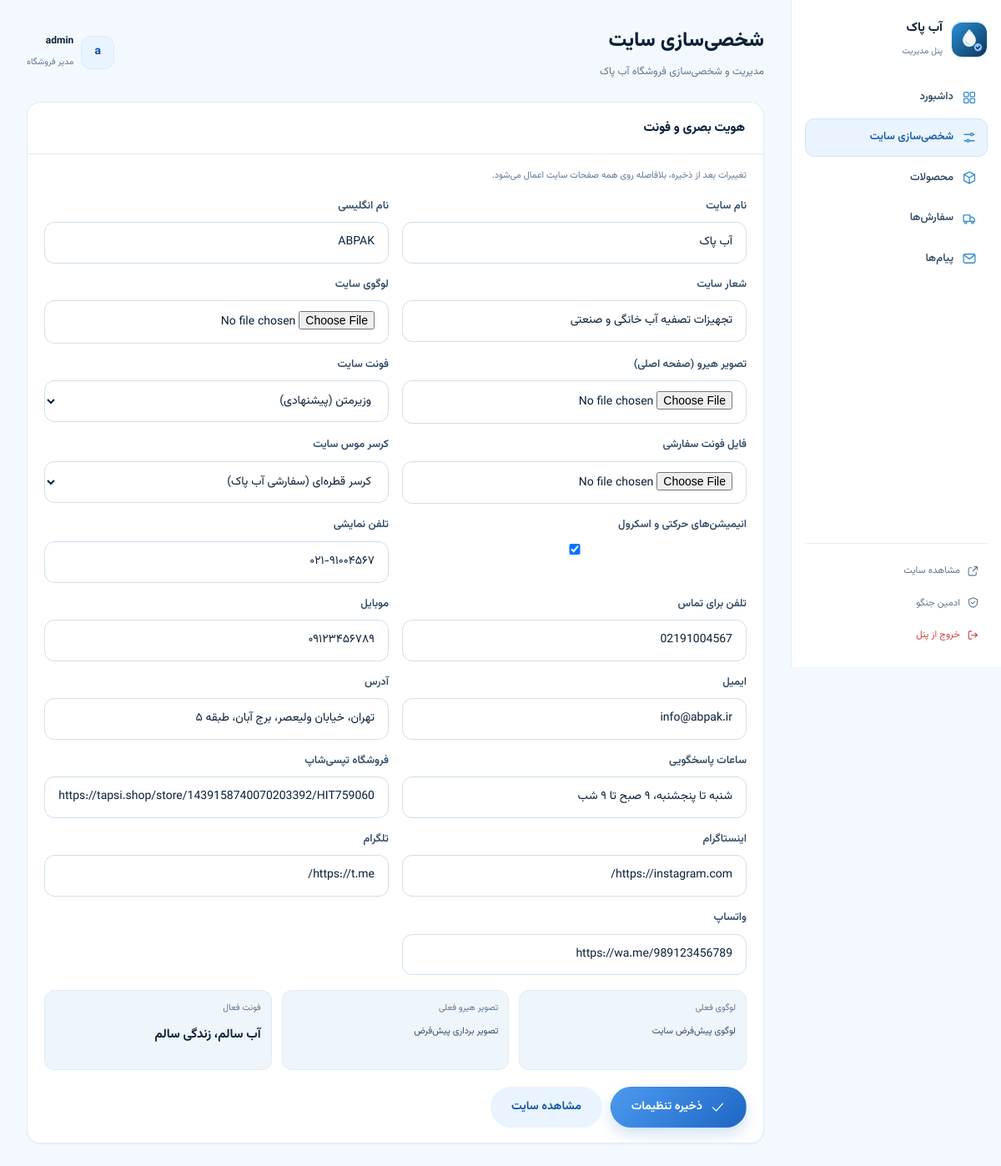
The app's page /panel/settings/ (signed in) with its own data.
### shop/models.py (models this page shows, shortened)
class SiteSettings(models.Model):
    FONT_VAZIRMATN = "vazirmatn"
    FONT_TAHOMA = "tahoma"
    FONT_CUSTOM = "custom"
    FONT_CHOICES = [
        (FONT_VAZIRMATN, "وزیرمتن (پیشنهادی)"),
        (FONT_TAHOMA, "تاهوما"),
        (FONT_CUSTOM, "فونت سفارشی (بارگذاری فایل woff2)"),
    ]
    site_name = models.CharField("نام سایت", max_length=80, default="آب پاک")
    site_name_en = models.CharField("نام انگلیسی", max_length=80, default="ABPAK")
    tagline = models.CharField("شعار سایت", max_length=160, default="تجهیزات تصفیه آب خانگی و صنعتی")
    phone = models.CharField("تلفن نمایشی", max_length=40, default="۰۲۱-۹۱۰۰۴۵۶۷")
    phone_raw = models.CharField("تلفن برای تماس", max_length=40, default="02191004567")
    mobile = models.CharField("موبایل", max_length=40, blank=True, default="۰۹۱۲۳۴۵۶۷۸۹")
    email = models.EmailField("ایمیل", blank=True, default="info@abpak.ir")
    address = models.CharField("آدرس", max_length=300, blank=True, default="تهران، خیابان ولیعصر، برج آبان، طبقه ۵")
    working_hours = models.CharField("ساعات پاسخگویی", max_length=120, default="شنبه تا پنجشنبه، ۹ صبح تا ۹ شب")
    tapsi_shop = models.URLField(
        "فروشگاه تپسی‌شاپ",
        blank=True,
        default="https://tapsi.shop/store/1439158740070203392/HIT759060",
    )
    instagram = models.URLField("اینستاگرام", blank=True, default="https://instagram.com/")
    telegram = models.URLField("تلگرام", blank=True, default="https://t.me/")
    whatsapp = models.URLField("واتساپ", blank=True, default="https://wa.me/989123456789")
    CURSOR_DROPLET = "droplet"
    CURSOR_SYSTEM = "system"
    CURSOR_CHOICES = [
        (CURSOR_DROPLET, "کرسر قطره‌ای (سفارشی آب پاک)"),
        (CURSOR_SYSTEM, "کرسر پیش‌فرض سیستم"),
    ]
    font_choice = models.CharField("فونت سایت", max_length=20, choices=FONT_CHOICES, default=FONT_VAZIRMATN)
    custom_font = models.FileField("فایل فونت سفارشی", upload_to="fonts/", blank=True, null=True)
    cursor_style = models.CharField("کرسر موس سایت", max_length=20, choices=CURSOR_CHOICES, default=CURSOR_DROPLET)
    animations_enabled = models.BooleanField("انیمیشن‌های حرکتی و اسکرول", default=True)
    logo = models.ImageField("لوگوی سایت", upload_to="branding/", blank=True, null=True)
    hero_image = models.ImageField("تصویر هیرو (صفحه اصلی)", upload_to="branding/", blank=True, null=True)
    updated_at = models.DateTimeField("آخرین بروزرسانی", auto_now=True)
    class Meta:
        verbose_name = "تنظیمات سایت"
        verbose_name_plural = "تنظیمات سایت"
    @classmethod
    def load(cls):
        obj = cache.get("abpak:site-settings")
        if obj is None:
            obj, _ = cls.objects.get_or_create(pk=1)
            cache.set("abpak:site-settings", obj, 600)
        return obj
    @property
    def font_stack(self):
        base = '"Vazirmatn", "Segoe UI", Tahoma, sans-serif'
        if self.font_choice == self.FONT_CUSTOM and self.custom_font:
            return '"ABPAK-Custom", ' + base
        if self.font_choice == self.FONT_TAHOMA:
            return 'Tahoma, "Segoe UI", sans-serif'
        return base

### shop/panel.py (the view)
# urls.py: path("settings/", panel.settings_view, name="settings"),
@staff_member_required
def settings_view(request):
    site = services.load_site_settings()
    form = SiteSettingsForm(request.POST or None, request.FILES or None, instance=site)
    if request.method == "POST" and form.is_valid():
        form.save()
        messages.success(request, "تنظیمات سایت با موفقیت ذخیره شد.")
        return redirect("panel:settings")
    if request.method == "POST":
        messages.error(request, "لطفاً خطاهای فرم را برطرف کنید.")
    return render(
        request,
        "panel/settings.html",
        {"form": form, "site": site, "panel_section": "settings", "page_title": "شخصی‌سازی سایت"},
    )

### shop/panel.py (shortened to what this page needs)
class SiteSettingsForm(StyledModelForm):
    class Meta:
        model = SiteSettings
        fields = (
            "site_name",
            "site_name_en",
            "tagline",
            "logo",
            "hero_image",
            "font_choice",
            "custom_font",
            "cursor_style",
            "animations_enabled",
            "phone",
            "phone_raw",
            "mobile",
            "email",
            "address",
            "working_hours",
            "tapsi_shop",
            "instagram",
            "telegram",
            "whatsapp",
        )
        widgets = {
            "address": forms.TextInput(attrs={"placeholder": "آدرس فروشگاه"}),
            "tagline": forms.TextInput(attrs={"placeholder": "شعار کوتاه سایت"}),
        }

### shop/cache_utils.py (called while the page is built)
def catalog_version() -> int:
    version = cache.get(CATALOG_VERSION_KEY)
    if version is None:
        cache.set(CATALOG_VERSION_KEY, 1, None)
        version = 1
    return version

def cached_catalog(key_template: str, builder, timeout: int = 900):
    key = key_template.format(version=catalog_version())
    value = cache.get(key)
    if value is None:
        value = builder()
        cache.set(key, value, timeout)
    return value

### shop/cart.py (called while the page is built)
    def __len__(self) -> int:
        return sum(item.get("quantity", 0) for item in self.cart.values())

### shop/context_processors.py (called while the page is built)
def _nav_categories():
    return list(
        Category.objects.filter(is_active=True)
        .annotate(active_count=Count("products", filter=Q(products__is_active=True)))
        .order_by("sort_order", "id")
    )

### shop/services.py (called while the page is built)
def load_site_settings() -> SiteSettings:
    return SiteSettings.load()

### shop/utils.py (called while the page is built)
def to_persian_digits(value) -> str:
    text = str(value)
    for index, digit in enumerate("0123456789"):
        text = text.replace(digit, PERSIAN_DIGITS[index])
    return text

### templates/panel/settings.html (shortened to what this page needs)
{% extends "panel/base.html" %}
{% load shop_tags %}
{% block content %}
<form class="p-card p-form" method="post" enctype="multipart/form-data" novalidate>
  <div class="p-card__head">
    <h2>هویت بصری و فونت</h2>
  </div>
  <p class="p-hint">تغییرات بعد از ذخیره، بلافاصله روی همه صفحات سایت اعمال می‌شود.</p>
  <div class="p-form__grid">
    {% for field in form %}
      <div class="field {% if field.errors %}has-error{% endif %}">
        <label class="field__label" for="{{ field.id_for_label }}">{{ field.label }}</label>
        {{ field }}
      </div>
    {% endfor %}
  </div>
  <div class="p-preview">
    <div class="p-preview__item">
      <span>لوگوی فعلی</span>
      {% if site.logo %}
        <img src="{{ site.logo.url }}" alt="لوگو">
      {% else %}
        <span class="p-preview__empty">لوگوی پیش‌فرض سایت</span>
      {% endif %}
    </div>
    <div class="p-preview__item">
      <span>تصویر هیرو فعلی</span>
      {% if site.hero_image %}
        <img src="{{ site.hero_image.url }}" alt="هیرو">
      {% else %}
        <span class="p-preview__empty">تصویر برداری پیش‌فرض</span>
      {% endif %}
    </div>
    <div class="p-preview__item">
      <span>فونت فعال</span>
      <strong style="font-family: {{ site.font_stack }};">آب سالم، زندگی سالم</strong>
    </div>
  </div>
  <div class="p-form__actions">
    <button class="btn btn--primary" type="submit">
      <svg class="icon"><use href="#i-check"></use></svg>
      ذخیره تنظیمات
    </button>
    <a class="btn btn--ghost" href="{% url 'shop:home' %}" target="_blank" rel="noopener">مشاهده سایت</a>
  </div>
</form>
{% endblock %}

### templates/panel/base.html (shortened to what this page needs)
{% load static %}<!DOCTYPE html>
<html lang="fa" dir="rtl" data-theme="light" style="--font: {{ site.font_stack }};">
<head>
  <link rel="stylesheet" href="{% static 'css/main.css' %}?v=5">
  <link rel="stylesheet" href="{% static 'css/pages.css' %}?v=5">
  <link rel="stylesheet" href="{% static 'css/panel.css' %}?v=5">
</head>
<body class="panel-body">
  <div class="panel-shell">
    <aside class="panel-side">
      <a class="panel-brand" href="{% url 'panel:dashboard' %}">
        {% if site.logo %}
          <img src="{{ site.logo.url }}" alt="{{ site.site_name }}">
        {% else %}
          <span class="panel-brand__mark">{% include "partials/brand_mark.html" %}</span>
        {% endif %}
        <span>
          <strong>{{ site.site_name }}</strong>
          <small>پنل مدیریت</small>
        </span>
      </a>
      <nav class="panel-nav" aria-label="منوی پنل">
        <a class="panel-nav__link {% if panel_section == 'dashboard' %}is-active{% endif %}" href="{% url 'panel:dashboard' %}">
          <svg class="icon" aria-hidden="true"><use href="#i-grid"></use></svg>
          داشبورد
        </a>
        <a class="panel-nav__link {% if panel_section == 'settings' %}is-active{% endif %}" href="{% url 'panel:settings' %}">
          <svg class="icon" aria-hidden="true"><use href="#i-sliders"></use></svg>
          شخصی‌سازی سایت
        </a>
        <a class="panel-nav__link {% if panel_section == 'products' %}is-active{% endif %}" href="{% url 'panel:products' %}">
          <svg class="icon" aria-hidden="true"><use href="#i-box"></use></svg>
          محصولات
        </a>
        <a class="panel-nav__link {% if panel_section == 'orders' %}is-active{% endif %}" href="{% url 'panel:orders' %}">
          <svg class="icon" aria-hidden="true"><use href="#i-truck"></use></svg>
          سفارش‌ها
        </a>
        <a class="panel-nav__link {% if panel_section == 'messages' %}is-active{% endif %}" href="{% url 'panel:messages' %}">
          <svg class="icon" aria-hidden="true"><use href="#i-mail"></use></svg>
          پیام‌ها
        </a>
      </nav>
      <div class="panel-side__foot">
        <a class="panel-side__mini" href="{% url 'shop:home' %}" target="_blank" rel="noopener" aria-label="مشاهده سایت">
          <svg class="icon" aria-hidden="true"><use href="#i-external"></use></svg>
          <span>مشاهده سایت</span>
        </a>
        <a class="panel-side__mini" href="/admin/" aria-label="ادمین جنگو">
          <svg class="icon" aria-hidden="true"><use href="#i-shield"></use></svg>
          <span>ادمین جنگو</span>
        </a>
        <form action="{% url 'admin:logout' %}" method="post">
          <button class="panel-side__mini panel-side__mini--logout" type="submit" aria-label="خروج از پنل">
            <svg class="icon" aria-hidden="true"><use href="#i-logout"></use></svg>
            <span>خروج از پنل</span>
          </button>
        </form>
      </div>
    </aside>
    <div class="panel-main">
      <header class="panel-top">
        <div>
          <h1>{{ page_title|default:"پنل مدیریت" }}</h1>
          <p>مدیریت و شخصی‌سازی فروشگاه {{ site.site_name }}</p>
        </div>
        <div class="panel-user">
          <span class="panel-user__avatar">{{ user.get_full_name|default:user.username|first }}</span>
          <span>
            <strong>{{ user.get_full_name|default:user.username }}</strong>
            <small>مدیر فروشگاه</small>
          </span>
        </div>
      </header>
      {% block content %}{% endblock %}
    </div>
  </div>
</body>
</html>

### static/css/main.css (style rules this page uses)
:root { --navy-950: #04121f; --navy-900: #071b30; --navy-800: #0b2745; --navy-700: #123c60; --navy-600: #17507e; --blue-600: #1f7fc4; --blue-500: #2f9fdc; --blue-400: #55bde9; --blue-300: #8ed7f5; --gold-600: #d99a1f; --gold-500: #f2b23e; --gold-400: #ffc95c; --gold-100: #fdf2d9; --bg: #f4f8fc; --bg-alt: #edf4fa; --surface: #ffffff; --surface-2: #f7fafd; --surface-3: #eef5fb; --surface-inverse: #071b30; --text: #0a2138; --text-soft: #334d66; --muted: #5f7790; --border: #e2ecf5; --border-strong: #cfe0ee; --success: #1a8f61; --success-soft: #e6f7ef; --warning: #b9760b; --warning-soft: #fdf3e2; --danger: #cf3f3f; --danger-soft: #fdecec; --media-1: #f2f8fd; --media-2: #e4eff9; --media-ink: #b7cfe2; --shadow-xs: 0 1px 2px rgba(10, 33, 56, 0.06); --shadow-sm: 0 4px 14px rgba(10, 33, 56, 0.06); --shadow-md: 0 12px 32px rgba(10, 33, 56, 0.1); --shadow-lg: 0 24px 60px rgba(6, 30, 52, 0.16); --shadow-gold: 0 12px 26px rgba(242, 178, 62, 0.3); --grad-navy: linear-gradient(135deg, #04121f 0%, #0a2b4a 52%, #124a72 100%); --grad-gold: linear-gradient(135deg, #ffd46b 0%, #f2b23e 55%, #dd9a22 100%); --grad-blue: linear-gradient(135deg, #35a8e2, #1b6dad); --grad-surface: linear-gradient(180deg, #ffffff, #f7fbfe); --header-h: 76px; --container: 1280px; --radius-xs: 8px; --radius-sm: 12px; --radius: 16px; --radius-lg: 22px; --radius-xl: 30px; --radius-pill: 999px; --font: "Vazirmatn", "Segoe UI", Tahoma, sans-serif; --ease: cubic-bezier(0.22, 0.61, 0.36, 1); --t-fast: 0.18s var(--ease); --t: 0.3s var(--ease); }
*, *::before, *::after { box-sizing: border-box; }
html { -webkit-text-size-adjust: 100%; scroll-behavior: smooth; }
body { margin: 0; font-family: var(--font); font-size: 15px; line-height: 1.8; color: var(--text); background: var(--bg); overflow-x: hidden; -webkit-font-smoothing: antialiased; transition: background-color var(--t), color var(--t); }
h1, h2, h3, h4, h5, p, figure, ul, ol { margin: 0; }
a { color: inherit; text-decoration: none; transition: color var(--t-fast); }
img, svg { max-width: 100%; }
button, input, select, textarea { font: inherit; color: inherit; }
button { cursor: pointer; border: 0; background: none; }
.icon { width: 22px; height: 22px; fill: none; stroke: currentColor; stroke-width: 1.7; stroke-linecap: round; stroke-linejoin: round; flex-shrink: 0; }
.btn { display: inline-flex; align-items: center; justify-content: center; gap: 9px; padding: 12px 24px; border-radius: var(--radius-pill); font-size: 14px; font-weight: 700; line-height: 1.6; border: 1px solid transparent; cursor: pointer; transition: transform var(--t-fast), box-shadow var(--t-fast), background var(--t-fast), color var(--t-fast), border-color var(--t-fast); text-align: center; white-space: nowrap; }
.btn .icon { width: 19px; height: 19px; }
.btn--primary { background: var(--grad-gold); color: #10243a; box-shadow: var(--shadow-gold); border-color: rgba(255, 255, 255, 0.2); }
.btn--ghost { background: var(--surface-3); color: var(--text); border-color: transparent; }
.field { display: flex; flex-direction: column; gap: 7px; margin-bottom: 18px; }
.field__label { font-size: 13px; font-weight: 600; color: var(--text-soft); display: flex; align-items: center; gap: 6px; }
.field__input { width: 100%; padding: 12px 16px; border-radius: var(--radius-sm); border: 1px solid var(--border-strong); background: var(--surface); color: var(--text); font-size: 14px; line-height: 1.7; transition: border-color var(--t-fast), box-shadow var(--t-fast), background var(--t-fast); }
.field__input::placeholder { color: var(--muted); opacity: 0.75; }

### records on screen
SiteSettings: site_name "آب پاک", form "آب پاک" "ABPAK" "تجهیزات تصفیه آب خانگی و صنعتی" "وزیرمتن (پیشنهادی)" "کرسر قطره‌ای (سفارشی آب پاک)" "☑" "۰۲۱-۹۱۰۰۴۵۶۷" "02191004567" "۰۹۱۲۳۴۵۶۷۸۹" "info@abpak.ir" "تهران، خیابان ولیعصر، برج آبان، طبقه ۵" "شنبه تا پنجشنبه، ۹ صبح تا ۹ شب" "https://tapsi.shop/store/1439158740070203392/HIT759060" "https://instagram.com/" "https://t.me/" "https://wa.me/989123456789"

### other values on screen
{{ page_title|default:"پنل مدیریت" }} "شخصی‌سازی سایت"
{{ user.get_full_name|default:user.username|first }} "a"
{{ user.get_full_name|default:user.username }} "admin"
{{ field.label }} "نام سایت" "نام انگلیسی" "شعار سایت" "لوگوی سایت" "تصویر هیرو (صفحه اصلی)" "فونت سایت" "فایل فونت سفارشی" "کرسر موس سایت" "انیمیشن‌های حرکتی و اسکرول" "تلفن نمایشی" "تلفن برای تماس" "موبایل" "ایمیل" "آدرس" "ساعات پاسخگویی" "فروشگاه تپسی‌شاپ" "اینستاگرام" "تلگرام" "واتساپ"
